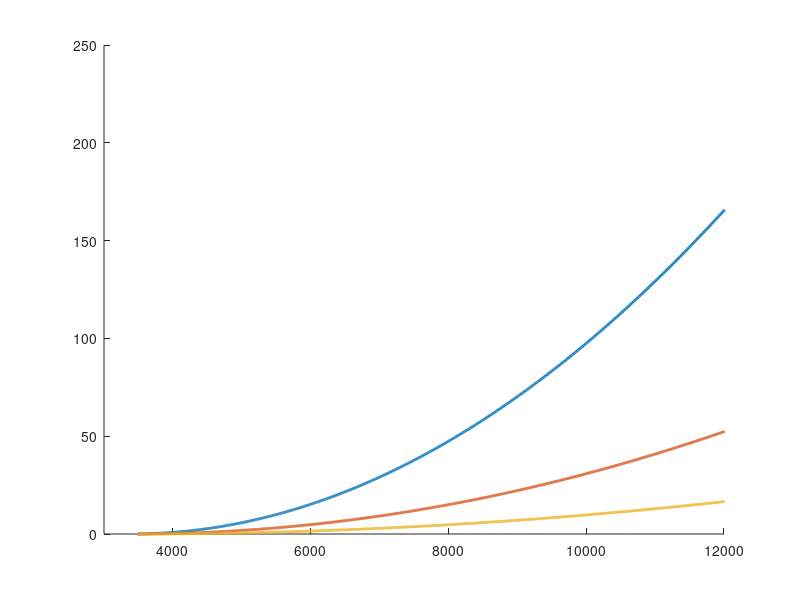

Here is the MATLAB script that generated this plot: (Note: this script raises an error after producing the figure.)
% COMMUNICATION DOWNLINK
clc, clear, close all

% X-Band definition
f = 4.01e8;         %[Hz] 
c = 3e8;            %[m/s]
lambda = c / f;     %[m]

% Path loss
R_mars = 3389.5e3;                                  %[m]
path_loss = @(x) 20 * log10(4 * pi * x / lambda);   %[dB]
SMA = linspace(100e3, 10000e3, 1000) + R_mars;      %[m]
losses = path_loss(SMA - R_mars);                   %[dB]
design_margin = 3;                                  %[dB]

% Path loss at 10500km
% SMA_selected = 5000e3;                      %[m]
% loss = path_loss(SMA_selected - R_mars);    %[dB]

% Noise power
k = 1.3806e-23;     %[?]
T_eq = 250;         %[K]

% Modulation of communication
mods = [2];

% Data rate to achieve:
data_rate = [2e6];                    %[bps]
bandwidth = data_rate ./ mods;      %[Hz]

% Minimum CNR to achieve:
CNRs = 10.6;

% Noise Power:
P_noise = 10 * log10(k * T_eq .* bandwidth);        %[dBW]

% Minimum Recieved Power:
P_rec = CNRs + P_noise;     %[dBW]

% Reciever Gain
G_user = 5;            %[dBi]


% USER EIRP Needed:
EIRP = zeros(2,length(losses));

for kk = 1 : length(data_rate)
EIRP(kk, :) = P_rec(kk) - G_user + losses + design_margin;  %[dBW]
end

% USER Power needed wrt gains:
G_sat = [5, 10, 15];

bw = sqrt(30000 ./ 10.^(G_sat./10));

figure
hold on
for jj = 1 : length(data_rate)
    for kk = 1 : length(G_sat)
        P_sat = 10.^((EIRP(jj,:) - G_sat(kk))./10);
        plot(SMA/1000, P_sat, 'LineWidth', 2)
    end
end
% ylim([0, 50])
xlim([3000, 12000])
xline(R_mars/1e3);
xline(10500);
title('Satellite power needed @401MHz with 1Mhz bandwidth')
xlabel('SMA [km]')
ylabel('Power Emitted [W]')
legend('G = 5', 'G = 10', 'G = 15')
grid on

figure
plot(SMA/1e3, EIRP(1,:),  'LineWidth', 2)
xlim([3000, 12000])
xline(R_mars/1e3);
xline(10500);
title('User EIRP needed @401MHz with 1Mhz bandwidth')
xlabel('SMA [km]')
ylabel('EIRP [dBW]')
grid on

%% COMMUNICATION UPLINK
clc, clear, close all

% X-Band definition
f = 8.5e9;         %[Hz] 
c = 3e8;            %[m/s]
lambda = c / f;     %[m]

% Path loss
R_mars = 3389.5e3;                                  %[m]
path_loss = @(x) 20 * log10(4 * pi * x / lambda);   %[dB]
SMA = linspace(100e3, 20000e3, 1000) + R_mars;      %[m]
losses = path_loss(SMA - R_mars);                   %[dB]
design_margin = 3;                                  %[dB]

% Path loss at 10500km
% SMA_selected = 5000e3;                      %[m]
% loss = path_loss(SMA_selected - R_mars);    %[dB]

% Noise power
k = 1.3806e-23;     %[?]
T_eq = 250;         %[K]

% Modulation of communication
mods = 1;

% Data rate to achieve:
data_rate = 4e6;                    %[bps]
bandwidth = data_rate ./ mods;      %[Hz]

% Minimum CNR to achieve:
CNRs = [10.6 13.6];

% Noise Power:
P_noise = 10 * log10(k * T_eq .* bandwidth);        %[dBW]

% Minimum Recieved Power:
P_rec = CNRs + P_noise;     %[dBW]

% Reciever Gain
G_sat = 30;            %[dBi]

% USER EIRP Needed:
EIRP = zeros(2,length(losses));

for kk = 1 : length(CNRs)
EIRP(kk, :) = P_rec(kk) - G_sat + losses + design_margin;  %[dBW]
end

% USER Power needed wrt gains:
G_user = [5, 10, 15];

bits = [1 2];
figure
for jj = 1 : length(CNRs)
    subplot(1,2,jj)
    for kk = 1 : 3
        P_sat = 10.^((EIRP(jj,:) - G_user(kk))./10);
        plot(SMA/1000, P_sat, 'LineWidth', 2)
        hold on
    end
    % ylim([0, 50])
    xlim([3000, 12000])
    xline(R_mars/1e3);
    xline(10500);
    title(strcat(num2str(bits(jj)), ' Mbps'))
    xlabel('SMA [km]')
    ylabel('Power Emitted [W]')
    legend('G = 5', 'G = 10', 'G = 15')
    grid on
end

figure
plot(SMA/1e3, EIRP,  'LineWidth', 2)
xlim([3000, 12000])
xline(R_mars/1e3);
xline(10500);
title('User EIRP needed @8.44GHz with 1Mhz bandwidth')
xlabel('SMA [km]')
ylabel('EIRP [dBW]')
legend('1 Mbps (BPSK)', '2 Mbps (QPSK)')
grid on